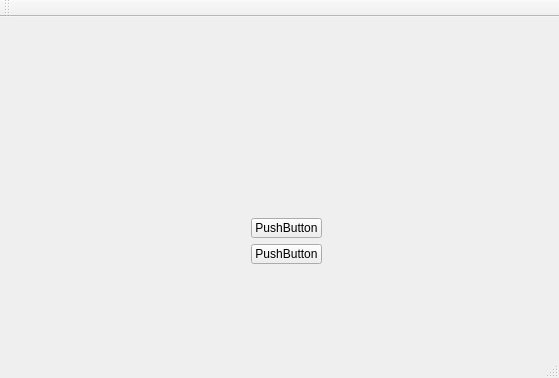
<?xml version="1.0" encoding="UTF-8"?>
<ui version="4.0">
 <class>MainWindow</class>
 <widget class="QMainWindow" name="MainWindow">
  <property name="geometry">
   <rect>
    <x>0</x>
    <y>0</y>
    <width>559</width>
    <height>378</height>
   </rect>
  </property>
  <property name="windowTitle">
   <string>MainWindow</string>
  </property>
  <widget class="QWidget" name="centralWidget">
   <widget class="QWidget" name="">
    <property name="geometry">
     <rect>
      <x>240</x>
      <y>190</y>
      <width>93</width>
      <height>68</height>
     </rect>
    </property>
    <layout class="QVBoxLayout" name="verticalLayout">
     <item>
      <widget class="QPushButton" name="pushButton_2">
       <property name="text">
        <string>PushButton</string>
       </property>
      </widget>
     </item>
     <item>
      <widget class="QPushButton" name="pushButton">
       <property name="text">
        <string>PushButton</string>
       </property>
      </widget>
     </item>
    </layout>
   </widget>
  </widget>
  <widget class="QMenuBar" name="menuBar">
   <property name="geometry">
    <rect>
     <x>0</x>
     <y>0</y>
     <width>559</width>
     <height>27</height>
    </rect>
   </property>
  </widget>
  <widget class="QToolBar" name="mainToolBar">
   <attribute name="toolBarArea">
    <enum>TopToolBarArea</enum>
   </attribute>
   <attribute name="toolBarBreak">
    <bool>false</bool>
   </attribute>
  </widget>
  <widget class="QStatusBar" name="statusBar"/>
 </widget>
 <layoutdefault spacing="6" margin="11"/>
 <resources/>
 <connections/>
</ui>
